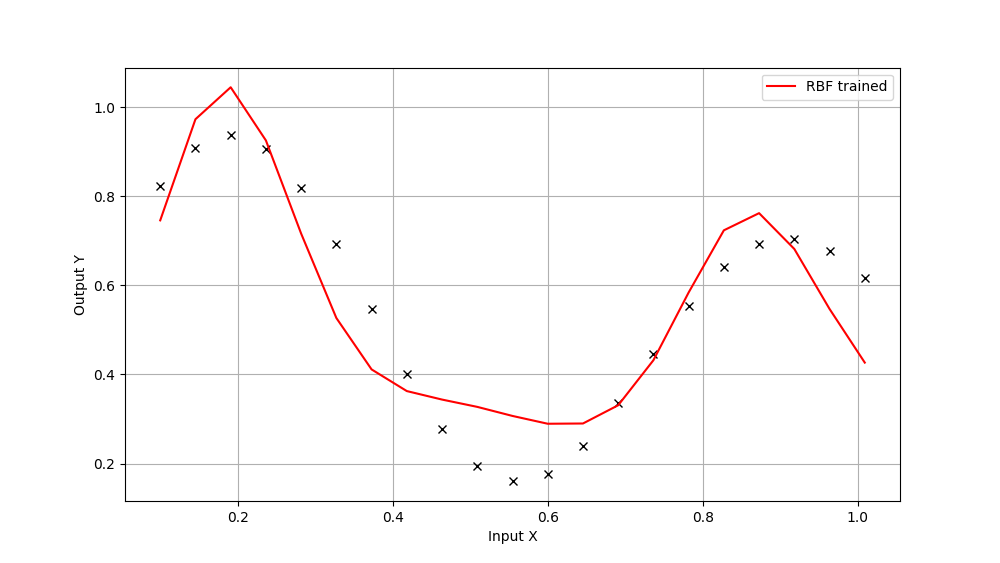

Write Python code to recreate this figure.
'''

    Create a Radial Basis Function Networks for approximation with:

    single input;
    single output;
    two Gaussian radial basis functions: F = exp(-(x-c)^2/(2*r^2)).

    Train the RBF network for approximation task for use 20 examples:

    input values are generated using equation x = 0.1: 1/22: 1;
    desired output values are calculated using formula y = (1 + 0.6 * sin (2 * pi * x / 0.7)) + 0.3 * sin (2 * pi * x)) / 2;
    select manually c1, r1 for the first RBF and c2, r2 for the second RBF;
    use perceptron training algorithm for estimating output layer parameters w1, w2, w0.

'''


'''
        b1
    w1(1) o w1(2)
        b2          b4(2)
x   w2(1) o w2(2)    o -                    -  Y
        b3          (predicted outcome)
    w3(1) o w3(2)

    6w + 4b = 10 weights to train

    '''

# Single input / output
# hidden layer is radial basis function

'''
    c1 r1
    R(radius func)  w1         b1
Y <                 >  o(activation) - Y
    R_2(radius)     w2
    c2 r2
'''

# Manually set first data points (C1,y1 ) = (x1,(x0-x1)) (C2,y2) = (X2,x3-x2))

# v = F_1 * w1 + f2 * w2 + b1

# 1. Create radial basis function network for approximation

import numpy as np
import scipy as sp
import matplotlib.pyplot as plt


learning_rate = 0.15
## Input
# 20 Input vectors, range form 0.1 to 1
X = np.arange(0.1, 1.01, 1/22)

# Compute d based on the given formula
d = ((1 + 0.6 * np.sin(2 * np.pi * X / 0.7)) + 0.3 * np.sin(2 * np.pi * X)) / 2

# Plot with black 'x' markers
plt.figure(figsize=(10, 6))
plt.plot(X, d, 'kx')
plt.grid()

def RadialBasisFunc(x, c, r):
    rbf = np.exp(-(x-c)**2/(2*r**2))
    return rbf
## c and r are manually set
# First radius
c1 =  X[2]
r1 = X[4] - X[2]
R1 = RadialBasisFunc(X, c1, r1)

# Second radius
c2 = X[17]
r2 = X[19] - X[17]
R2 = RadialBasisFunc(X, c2, r2)


# Setting random weights
w1 = np.random.randn()
w2 = np.random.randn()
w0 = np.random.randn()

Y = [0] * len(X)
# Estimating the output of the model
for epoch in range(1, 1000):
    for i in range(len(X)):

            R1 = RadialBasisFunc(X[i], c1, r1)
            R2 = RadialBasisFunc(X[i], c2, r2)

            y = R1 * w1 + R2 * w2 + w0
            Y[i] = y

            # Error calc:
            e = d[i] - Y[i]

            # Updating parameters:
            w1 = w1 + learning_rate * e * R1
            w2 = w2 + learning_rate * e * R2
            w0 = w0 + learning_rate * e


#print(Y)
plt.plot(X, Y, 'r-', label='RBF trained')
plt.xlabel('Input X')
plt.ylabel('Output Y')
plt.legend()
plt.grid(True)
plt.show()
